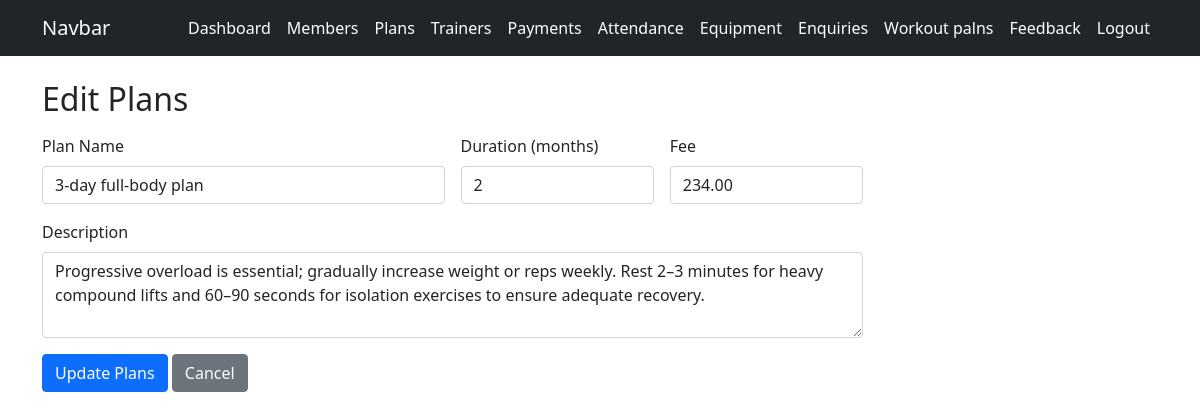
/admin_plan_edit/3/ (signed in), run on the app's committed database.
### gymapp/models.py (models this page shows, shortened)
class MemberShipPlan(models.Model):
    name = models.CharField(max_length=100)
    duration_months = models.PositiveIntegerField()   # eg: 1, 2, 3, 6, 12 months
    fee = models.DecimalField(max_digits=6, decimal_places=2)  # eg: 499.50
    description = models.TextField()

### gymapp/views.py (the view)
    def wrapper(request, *args, **kwargs):
        if not request.user.is_authenticated or getattr(request.user, 'role', None) != 'ADMIN':  # check if user is not authenticated OR role is not ADMIN
            messages.error(request, 'you must be an admin to access this page')
            return redirect('admin_login')
        return view_func(request, *args, **kwargs)  # if user is authenticated and role is ADMIN, then allow them to access the page

### gymapp/views.py (called while the page is built, shortened)
def admin_required(view_func):
    def wrapper(request, *args, **kwargs):
        if not request.user.is_authenticated or getattr(request.user, 'role', None) != 'ADMIN':  # check if user is not authenticated OR role is not ADMIN
            messages.error(request, 'you must be an admin to access this page')
            return redirect('admin_login')
        return view_func(request, *args, **kwargs)  # if user is authenticated and role is ADMIN, then allow them to access the page
    return wrapper

@admin_required
def admin_plan_edit(request, plan_id):
    plan = MemberShipPlan.objects.get(id=plan_id)
    return render(request, 'admin_plans_form.html', {'mode': 'edit', 'plan': plan})

### gymapp/templates/admin_plans_form.html (shortened to what this page needs)
{% extends 'base.html' %}
{% block content %}
<h2 class="mb-3">
    {% if mode == 'add' %} Add Plans {% else %} Edit Plans {% endif %}
</h2>
<form method="post" class="row g-3 w-75">
    <div class="col-md-6">
        <label class="form-label">Plan Name</label>
        <input type="text" class="form-control" name="name" value="{{ plan.name|default:'' }}">
    </div>
    <div class="col-md-3">
        <label class="form-label">Duration (months)</label>
        <input type="text" class="form-control" name="duration_months" value="{{ plan.duration_months|default:'' }}" placeholder="1 month">
    </div>
    <div class="col-md-3">
        <label class="form-label">Fee</label>
        <input type="number" class="form-control" name="fee" value="{{ plan.fee|default:'' }}" step="0.01" placeholder="0.00">
    </div>
    <div class="col-md-12">
        <label class="form-label">Description</label>
        <textarea class="form-control" name="description" rows="3"  placeholder="Treadmill, Dumbbells">{{ plan.description|default:'' }}</textarea>
    </div>
    <div class="col-md-12">
        <button type="submit" class="btn btn-primary">
            {% if mode == 'add' %}Add Plans
            {% else %}Update Plans
            {% endif %}
        </button>
        <a href="{% url 'admin_plans_list' %}" class="btn btn-secondary">Cancel</a>
    </div>
</form>
{% endblock %}

### data on the page
MemberShipPlan: name "3-day full-body plan", duration_months "2", fee "234.00", description "Progressive overload is essential; gradually increase weight or reps weekly. Rest 2–3 minutes for heavy compound lifts and 60–90 seconds for isolation exercises to ensure adequate recovery."
